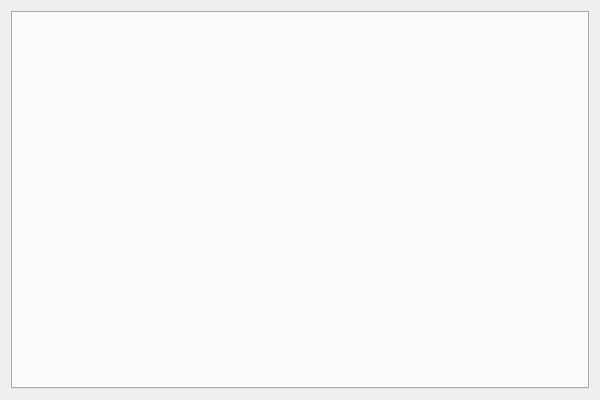
<?xml version="1.0" encoding="UTF-8"?>
<ui version="4.0">
 <class>RoomDetail</class>
 <widget class="QWidget" name="RoomDetail">
  <property name="geometry">
   <rect>
    <x>0</x>
    <y>0</y>
    <width>600</width>
    <height>400</height>
   </rect>
  </property>
  <property name="windowTitle">
   <string>房间详情</string>
  </property>
  <layout class="QVBoxLayout" name="verticalLayout">
   <item>
    <widget class="QTabWidget" name="deviceTabWidget">
     <property name="currentIndex">
      <number>-1</number>
     </property>
    </widget>
   </item>
  </layout>
 </widget>
 <resources/>
 <connections/>
</ui>
